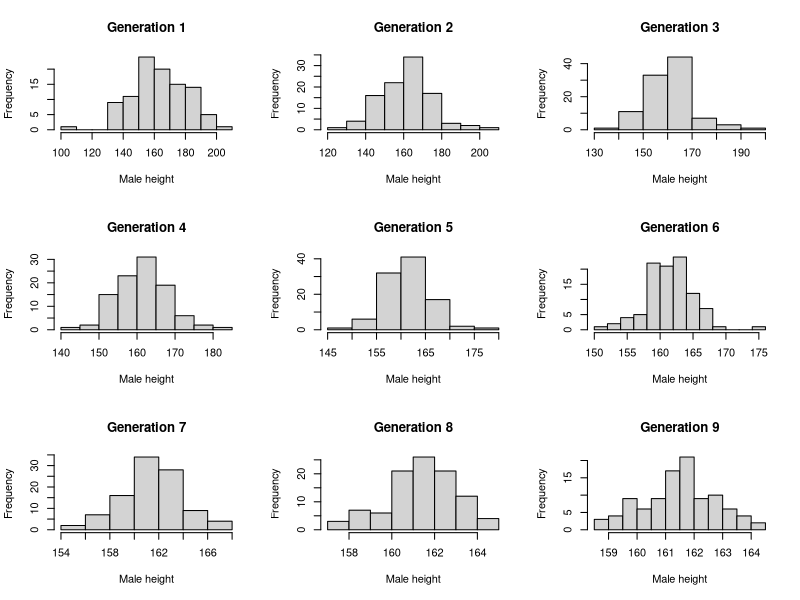
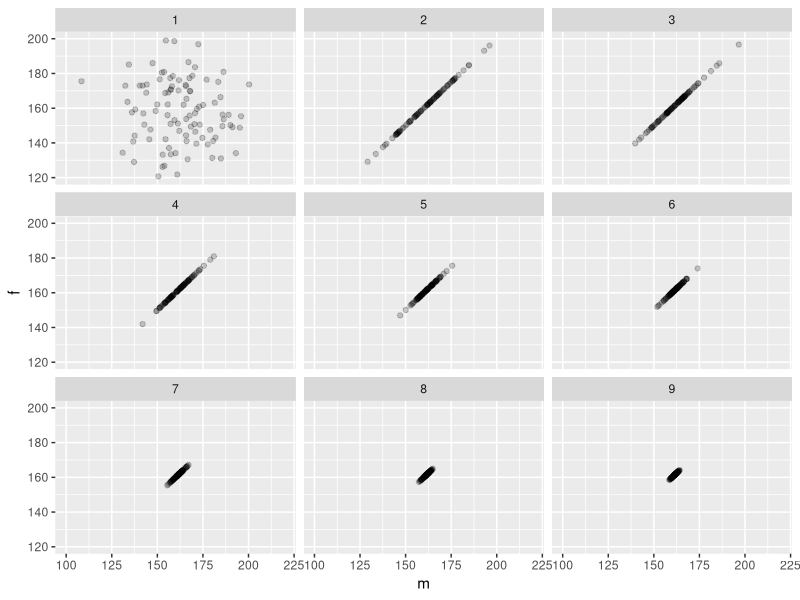
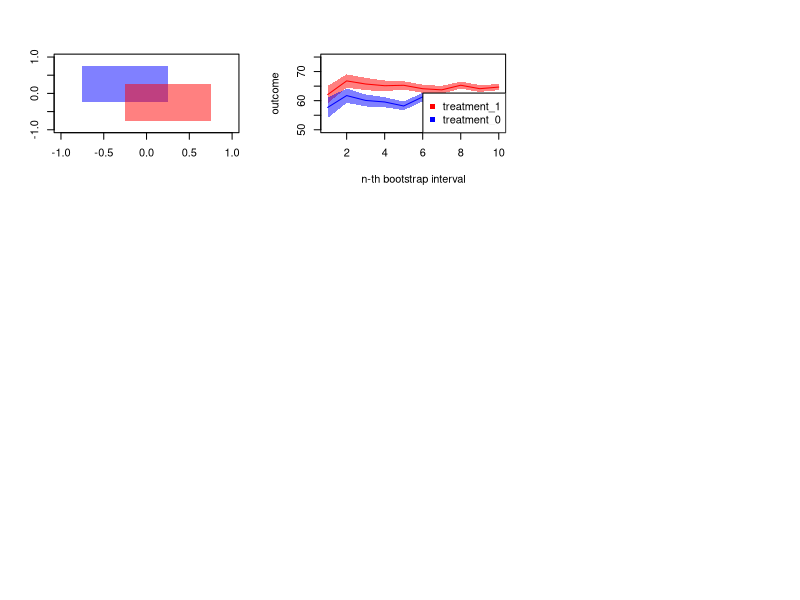

Recreate these plots in R, in order.
## ---- chunk 1
knitr::opts_chunk$set(echo = TRUE)
library(tidyverse)
## ---- chunk 2
pop <- data.frame(m = rnorm(100, 160, 20), f = rnorm(100, 160, 20))
## ---- chunk 3
next_gen <- function(pop) {
    pop$m <- sample(pop$m)
    pop$m <- rowMeans(pop)
    pop$f <- pop$m
    pop
}
## ---- chunk 4
gen1 = pop
gen2 = next_gen(gen1)
gen3 = next_gen(gen2)
gen4 = next_gen(gen3)
gen5 = next_gen(gen4)
gen6 = next_gen(gen5)
gen7 = next_gen(gen6)
gen8 = next_gen(gen7)
gen9 = next_gen(gen8)
par(mfrow = c(3,3))
hist(gen1$m,main = paste("Generation", 1),xlab = "Male height")
hist(gen2$m,main = paste("Generation", 2),xlab = "Male height")
hist(gen3$m,main = paste("Generation", 3),xlab = "Male height")
hist(gen4$m,main = paste("Generation", 4),xlab = "Male height")
hist(gen5$m,main = paste("Generation", 5),xlab = "Male height")
hist(gen6$m,main = paste("Generation", 6),xlab = "Male height")
hist(gen7$m,main = paste("Generation", 7),xlab = "Male height")
hist(gen8$m,main = paste("Generation", 8),xlab = "Male height")
hist(gen9$m,main = paste("Generation", 9),xlab = "Male height")
## ---- chunk 5
df_gen = rbind(gen1,gen2,gen3,gen4,gen5,gen6,gen7,gen8,gen9)
df_gen$generation = c(rep(1,100),rep(2,100),rep(3,100),rep(4,100),
                      rep(5,100),rep(6,100),rep(7,100),rep(8,100),rep(9,100))
df_gen %>%
  ggplot(aes(x=m,y=f))+geom_point(alpha = 0.2)+facet_wrap(~generation)+xlim(c(100,220))+ylim(c(120,200))
## ---- chunk 6
set.seed(2022)
intervals = data.frame(matrix(NA,10,7))
colnames(intervals)=c("size","2.5%_treatment0","97.5%_treament0",
                        "2.5%_treatment1","97.5%_treatment1","mean_0","mean_1")
for (i in 1:10){
n = 250*i
treat = rbinom(n,1,0.5)
outcome = rnorm(n,60,20)+5*treat
res = data.frame(matrix(NA,1000,2))
colnames(res) = c("treatment_0","treatment_1")
for (j in 1:1000){
  newrow = sample(n,n,replace = TRUE)
  res[j,] = tapply(outcome[newrow],treat[newrow],mean)
}
intervals[i,1]=n
intervals[i,2:3]=quantile(res[,1],c(0.025,0.975))
intervals[i,4:5]=quantile(res[,2],c(0.025,0.975))
intervals[i,6] = mean(res[,1])
intervals[i,7] = mean(res[,2])
}

intervals

## ---- chunk 7
makeTransparent = function(..., alpha=0.5) {
  if(alpha<0 | alpha>1) stop("alpha must be between 0 and 1")
  alpha = floor(255*alpha)  
  newColor = col2rgb(col=unlist(list(...)), alpha=FALSE)
  .makeTransparent = function(col, alpha) {
    rgb(red=col[1], green=col[2], blue=col[3], alpha=alpha, maxColorValue=255)
  }
  newColor = apply(newColor, 2, .makeTransparent, alpha=alpha)
  return(newColor)
}
par(new=FALSE)
plot(NULL,
  xlim=c(-1, 1),
  ylim=c(-1, 1),
  xlab="",
  ylab=""
)
polygon(x=c(seq(-0.75, 0.25, length.out=100), seq(0.25, -0.75, length.out=100)),
        y=c(rep(-0.25, 100), rep(0.75, 100)), border=NA, col=makeTransparent('blue',alpha=0.5))
polygon(x=c(seq(-0.25, 0.75, length.out=100), seq(0.75, -0.25, length.out=100)),
        y=c(rep(-0.75, 100), rep(0.25, 100)), border=NA, col=makeTransparent('red',alpha=0.5))
## ---- chunk 8
plot(NULL,
xlim=c(1,10),
ylim=c(50,75),
xlab="n-th bootstrap interval",
ylab="outcome"
)
lines(x=seq(1:10), y = intervals$mean_1, col = "red")
polygon(x=c(seq(1,10), seq(10,1)), y = c(intervals$`2.5%_treatment1`, rev(intervals$`97.5%_treatment1`)),
border=NA, col=makeTransparent('red',alpha=0.5))
lines(x=seq(1:10), y = intervals$mean_0, col = "blue")
polygon(x=c(seq(1,10), seq(10,1)), y = c(intervals$`2.5%_treatment0`, rev(intervals$`97.5%_treament0`)),
border=NA, col=makeTransparent('blue',alpha=0.5))
lab <- c('treatment_1', 'treatment_0')

legend("bottomright", lab, pch=c(15,15), col=c('red','blue'))

